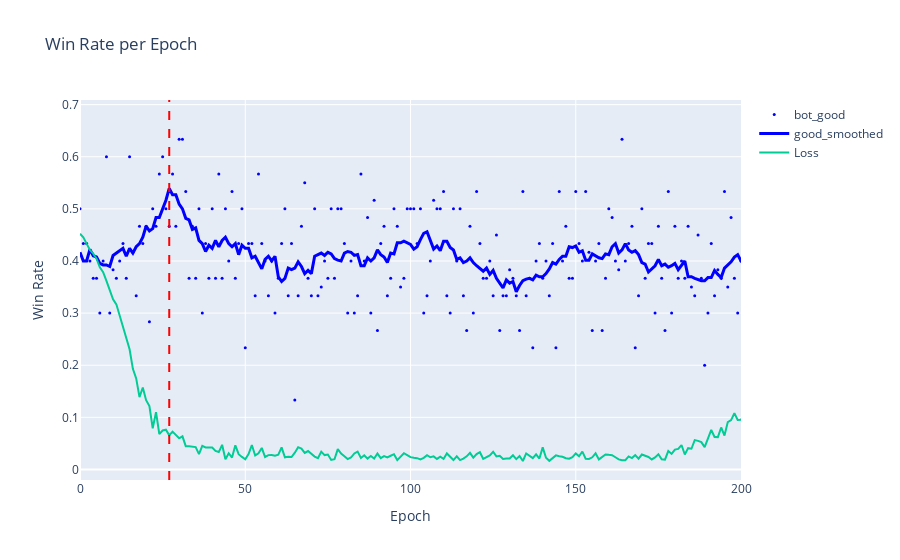

Notebook code cell kept with this figure:
### Code cell
import plotly.graph_objs as go

win_rate = evals["win_rate"]
w_r_smoothed = {}
for bot, rates in win_rate.items():
    smoothed = []
    for i in range(len(rates)):
        window = rates[max(0, i - 5) : min(len(rates), i + 6)]
        smoothed.append(sum(window) / len(window))
    w_r_smoothed[bot] = smoothed

fig = go.Figure()
fig.add_trace(
    go.Scatter(
        y=win_rate["bot_good"],
        mode="markers",
        name="bot_good",
        marker=dict(color="blue", size=3),
    )
)
fig.add_trace(
    go.Scatter(
        y=w_r_smoothed["bot_good"],
        mode="lines",
        name="good_smoothed",
        line=dict(width=3, color="blue"),
    )
)
fig.add_trace(
    go.Scatter(
        y=loss_epoch,
        mode="lines",
        name="Loss",
        # line=dict(width=3, color="blue"),
    )
)

fig.add_vline(x=27, line_width=2, line_dash="dash", line_color="red")
fig.update_layout(
    title="Win Rate per Epoch",
    xaxis_title="Epoch",
    yaxis_title="Win Rate",
    xaxis=dict(range=[0, 200]),  # Set your desired limits here
)
fig.show()

### Figure 1 — Plotly figure (JSON) as saved in the notebook; plotly's stock layout.template omitted (floating-point values rounded to 4 significant figures; data arrays with more than 128 entries replaced by an {"elided": "..."} marker saying what was removed)
{"data": [{"marker": {"color": "blue", "size": 3}, "mode": "markers", "name": "bot_good", "type": "scatter", "y": {"elided": "1000 float values"}}, {"line": {"color": "blue", "width": 3}, "mode": "lines", "name": "good_smoothed", "type": "scatter", "y": {"elided": "1000 float values"}}, {"mode": "lines", "name": "Loss", "type": "scatter", "y": {"elided": "1000 float values"}}], "layout": {"shapes": [{"line": {"color": "red", "dash": "dash", "width": 2}, "type": "line", "x0": 27, "x1": 27, "xref": "x", "y0": 0, "y1": 1, "yref": "y domain"}], "title": {"text": "Win Rate per Epoch"}, "xaxis": {"range": [0, 200], "title": {"text": "Epoch"}}, "yaxis": {"title": {"text": "Win Rate"}}}}
